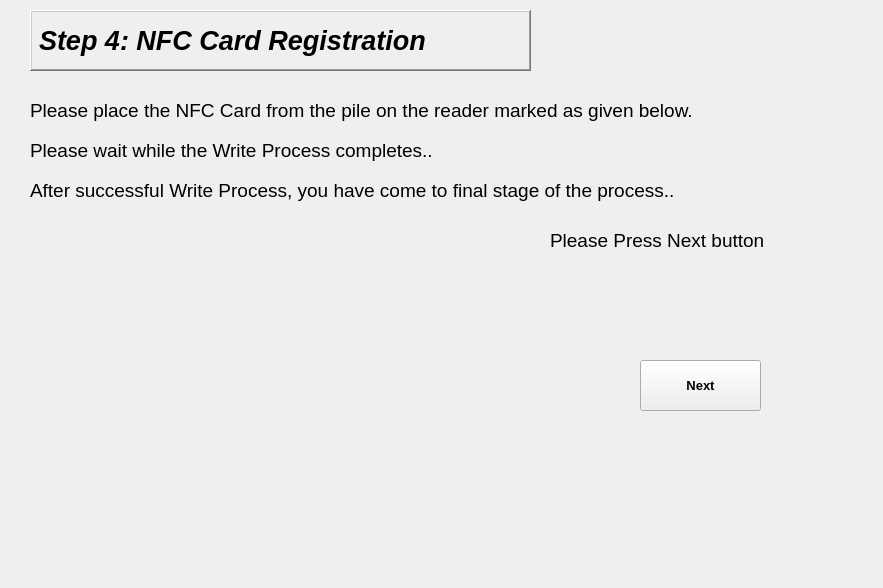
<?xml version="1.0" encoding="UTF-8"?>
<ui version="4.0">
 <class>label_7</class>
 <widget class="QWidget" name="label_7">
  <property name="geometry">
   <rect>
    <x>0</x>
    <y>0</y>
    <width>883</width>
    <height>588</height>
   </rect>
  </property>
  <property name="windowTitle">
   <string>Form</string>
  </property>
  <widget class="QLabel" name="label_2">
   <property name="geometry">
    <rect>
     <x>30</x>
     <y>10</y>
     <width>501</width>
     <height>61</height>
    </rect>
   </property>
   <property name="font">
    <font>
     <family>Segoe UI</family>
     <pointsize>20</pointsize>
     <weight>75</weight>
     <italic>true</italic>
     <bold>true</bold>
    </font>
   </property>
   <property name="frameShape">
    <enum>QFrame::WinPanel</enum>
   </property>
   <property name="frameShadow">
    <enum>QFrame::Raised</enum>
   </property>
   <property name="text">
    <string>Step 4: NFC Card Registration</string>
   </property>
  </widget>
  <widget class="QLabel" name="label_3">
   <property name="geometry">
    <rect>
     <x>30</x>
     <y>80</y>
     <width>831</width>
     <height>61</height>
    </rect>
   </property>
   <property name="font">
    <font>
     <family>Segoe UI</family>
     <pointsize>14</pointsize>
    </font>
   </property>
   <property name="text">
    <string>Please place the NFC Card from the pile on the reader marked as given below.</string>
   </property>
  </widget>
  <widget class="QLabel" name="label_4">
   <property name="geometry">
    <rect>
     <x>30</x>
     <y>120</y>
     <width>831</width>
     <height>61</height>
    </rect>
   </property>
   <property name="font">
    <font>
     <family>Segoe UI</family>
     <pointsize>14</pointsize>
    </font>
   </property>
   <property name="text">
    <string>Please wait while the Write Process completes..</string>
   </property>
  </widget>
  <widget class="QLabel" name="label_5">
   <property name="geometry">
    <rect>
     <x>30</x>
     <y>160</y>
     <width>831</width>
     <height>61</height>
    </rect>
   </property>
   <property name="font">
    <font>
     <family>Segoe UI</family>
     <pointsize>14</pointsize>
    </font>
   </property>
   <property name="text">
    <string>After successful Write Process, you have come to final stage of the process..</string>
   </property>
  </widget>
  <widget class="QLabel" name="label">
   <property name="geometry">
    <rect>
     <x>20</x>
     <y>230</y>
     <width>511</width>
     <height>341</height>
    </rect>
   </property>
   <property name="text">
    <string/>
   </property>
   <property name="pixmap">
    <pixmap>../../../../Desktop/nfc 3.png</pixmap>
   </property>
  </widget>
  <widget class="QPushButton" name="NFCnext">
   <property name="geometry">
    <rect>
     <x>640</x>
     <y>360</y>
     <width>121</width>
     <height>51</height>
    </rect>
   </property>
   <property name="font">
    <font>
     <family>Segoe UI</family>
     <pointsize>10</pointsize>
     <weight>75</weight>
     <bold>true</bold>
    </font>
   </property>
   <property name="text">
    <string>Next</string>
   </property>
  </widget>
  <widget class="QLabel" name="label_6">
   <property name="geometry">
    <rect>
     <x>550</x>
     <y>220</y>
     <width>271</width>
     <height>41</height>
    </rect>
   </property>
   <property name="font">
    <font>
     <family>Segoe UI</family>
     <pointsize>14</pointsize>
    </font>
   </property>
   <property name="text">
    <string>Please Press Next button</string>
   </property>
  </widget>
 </widget>
 <resources/>
 <connections/>
</ui>
